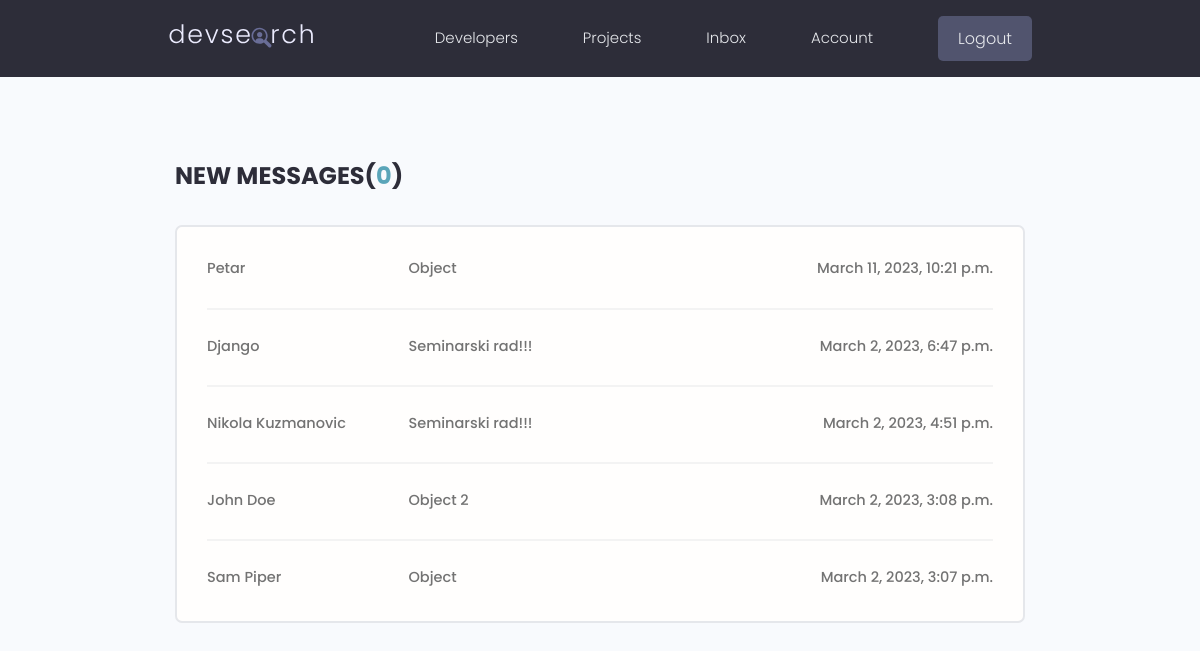
The page /inbox/ (signed in) on the database its author committed.
### users/models.py (models this page shows, shortened)
class Message(models.Model):
    sender = models.ForeignKey(Profile, on_delete=models.SET_NULL, null=True, blank=True)
    recipient = models.ForeignKey(Profile, on_delete=models.SET_NULL, null=True, blank=True, related_name="messages")
    name = models.CharField(max_length=200, null=True, blank=True)
    email = models.EmailField(max_length=500, blank=True, null=True)
    subject = models.CharField(max_length=200, null=True, blank=True)
    body = models.TextField()
    is_read = models.BooleanField(default=False, null=True)
    created = models.DateTimeField(auto_now_add=True)
    id = models.UUIDField(default=uuid.uuid4, unique=True, primary_key = True, editable= False)
    class Meta:
        ordering = ['is_read', '-created']

### users/views.py (the view)
# urls.py: path('inbox/', views.inbox, name="inbox"),
@login_required(login_url='login')
def inbox(request):
    profile = request.user.profile
    messageRequests = profile.messages.all()
    unreadCount = messageRequests.filter(is_read=False).count()
    context = {'messageRequests':messageRequests, 'unreadCount':unreadCount}
    return render(request, 'users/inbox.html', context)

### users/templates/users/inbox.html
{% extends 'main.html' %}
{% block content %}
  <main class="inbox my-xl">
    <div class="content-box">
      <h3 class="inbox__title">New Messages(<span>{{unreadCount}}</span>)</h3>
      <ul class="messages">
        {% for message in messageRequests %}
        {% if message.is_read == False %}
        <li class="message message--unread">
          {% else %}
          <li class="message">
          {% endif %}
          <a href="{% url 'message' message.id%}">
            <span class="message__author">{{message.name}}</span>
            <span class="message__subject">{{message.subject}}</span>
            <span class="message__date">{{message.created}}</span>
          </a>
        </li>
        {% endfor %}
      </ul>
    </div>
  </main>
</body>
{% endblock content %}

### static/styles/app.css (style rules this page uses)
:root { --color-sub: #2d2d39; }
.content-box { width: 95%; max-width: 85rem; margin: 0 auto; }
.inbox { height: 90vh; }
.inbox__title, .inbox__title span { font-size: 2.4rem; font-weight: 700; color: var(--color-sub); text-transform: uppercase; text-align: left; margin-bottom: 3rem; }
.inbox__title span { color: var(--color-main); }
.messages { list-style: none; background: var(--color-white); padding: 0.5rem 3rem; border: 2px solid var(--color-light); border-radius: 0.7rem; }
.message { padding: 2.5rem 0; }
.message > a span { font-size: 1.45rem; font-weight: 500; }
.message:not(:last-child) { border-bottom: 2px solid var(--color-white-light); }
.message > a { display: flex; gap: 1rem; }
.message__author, .message__date { flex-basis: 25%; }
.message__subject { flex-basis: 50%; }
.message__date { text-align: right; }

### static/uikit/styles/modules/_variables.css (style rules this page uses)
:root { --color-main: #5aa5b9; --color-main-light: #e6faff; --color-sub: #3f4156; --color-sub-light: #51546e; --color-sub-lighter: #ededfd; --color-text: #737373; --color-gray: #8b8b8b; --color-light: #e5e7eb; --color-light-gray: #767676; --color-bg: #f8fafd; --color-white: #fffefd; --color-white-light: #f3f3f3; --color-success: #359e64; --color-success-bg: #def8e8; --color-error: #fc4b0b; --color-error-bg: #fff2ee; --font-base: 'Poppins', arial, helvetica, 'Segoe UI', roboto, ubuntu, sans-serif; --font-monospace: 'Fira Code', 'Courier New', courier, monospace; --font-regular: 300; --font-medium: 500; --font-bold: 700; --generic-shadow: 1px 1px 5px #00000010; --generic-transition: all 0.3s ease-in-out; }

### static/uikit/styles/modules/_base.css (style rules this page uses)
* { margin: 0; padding: 0; box-sizing: border-box; text-rendering: optimizeLegibility; color: inherit; font-size: inherit; }
html { font-size: 50%; }
@media only screen and (min-width: 480px) { html { font-size: 56.25%; } }
@media only screen and (min-width: 1200px) { html { font-size: 62.5%; } }
body { line-height: 1.6; font-weight: 400; font-size: 1.5rem; color: var(--color-text); background-color: var(--color-bg); min-height: 100vh; }

### static/uikit/styles/modules/_typography.css (style rules this page uses)
* { font-family: var(--font-base); }
h3 { font-size: 3.2rem; font-weight: var(--font-medium); }
p, span, strong { font-size: 1.6rem; color: var(--color-text); font-weight: var(--font-regular); }
a { padding-bottom: 2px; text-decoration: none; display: inline-block; color: var(--color-main); font-weight: var(--font-medium); }

### static/uikit/styles/modules/_utilities.css (style rules this page uses)
.my-xl { margin: 8rem auto; }

### rows shown on the page
Message: name "Petar", subject "Object", created "March 11, 2023, 10:21 p.m."
Message: name "Django", subject "Seminarski rad!!!", created "March 2, 2023, 6:47 p.m."
Message: name "Nikola Kuzmanovic", subject "Seminarski rad!!!", created "March 2, 2023, 4:51 p.m."
Message: name "John Doe", subject "Object 2", created "March 2, 2023, 3:08 p.m."
Message: name "Sam Piper", subject "Object", created "March 2, 2023, 3:07 p.m."

### other values the page prints
{{ unreadCount }} "0"
